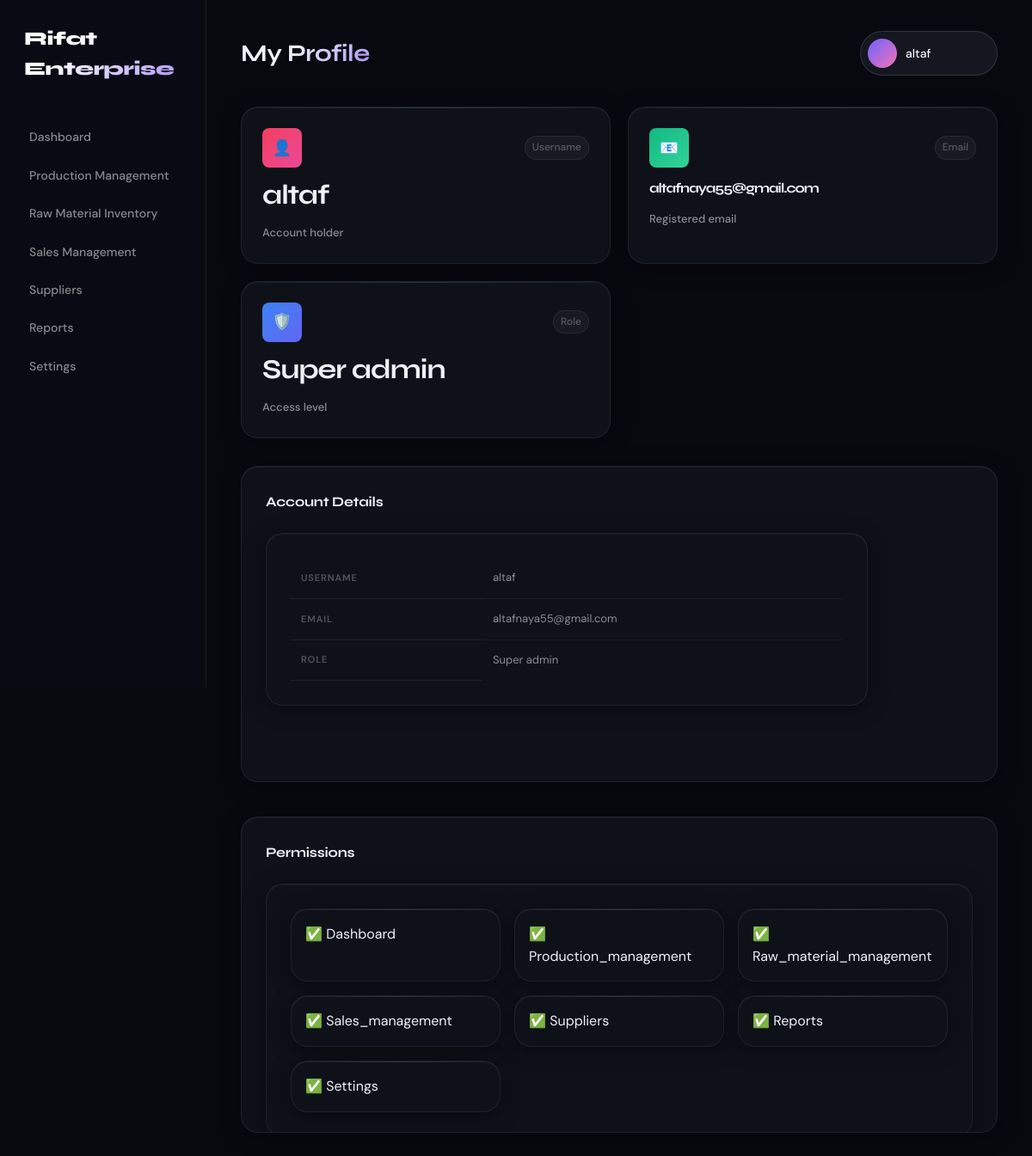
/dashboard/profile.php (signed in), run on the app's committed database.
### tables this page shows
CREATE TABLE `users` (
  `id` int(11) NOT NULL,
  `username` varchar(30) NOT NULL,
  `email` text NOT NULL,
  `password` varchar(18) NOT NULL,
  `role_id` int(11) NOT NULL
);

CREATE TABLE `roles` (
  `id` int(11) NOT NULL,
  `role_name` varchar(30) NOT NULL,
  `roles` text NOT NULL,
  `permissions` text NOT NULL
);

### dashboard/profile.php (the view, shortened to what this page needs)
<?php
include '../config.php';
$user_id = $_SESSION['user_id'];
$sql = "
    SELECT
        u.username,
        u.email,
        r.role_name,
        r.permissions
    FROM users u
    JOIN roles r ON r.id = u.role_id
    WHERE u.id = ?
    LIMIT 1
";
$stmt = mysqli_prepare($conn, $sql);
mysqli_stmt_bind_param($stmt, "i", $user_id);
mysqli_stmt_execute($stmt);
$result = mysqli_stmt_get_result($stmt);
$user = mysqli_fetch_assoc($result);
?>
<!DOCTYPE html>
<html lang="en">
<head>
    <link rel="stylesheet" href="css/style.css">
</head>
<body>
<div class="container">
<?php include "sidebar.php"; ?>
<main class="main">
<div class="header">
    <h1>My Profile</h1>
    <div class="profile" onclick="window.location.href='/dashboard/profile.php'">
        <div class="avatar"></div>
        <span ><?php echo $_SESSION['username']; ?></span>
    </div>
</div>
<section class="stats-grid">
    <div class="stat-card">
        <div class="stat-top">
            <div class="stat-icon used">👤</div>
            <div>Username</div>
        </div>
        <div class="stat-number"><?php echo $user['username']; ?></div>
        <div class="stat-label">Account holder</div>
    </div>
    <div class="stat-card">
        <div class="stat-top">
            <div class="stat-icon recent">📧</div>
            <div>Email</div>
        </div>
        <div class="stat-number" style="font-size:16px;">
            <?php echo $user['email']; ?>
        </div>
        <div class="stat-label">Registered email</div>
    </div>
    <div class="stat-card">
        <div class="stat-top">
            <div class="stat-icon stats">🛡️</div>
            <div>Role</div>
        </div>
        <div class="stat-number">
            <?php echo ucfirst($user['role_name']); ?>
        </div>
        <div class="stat-label">Access level</div>
    </div>
</section>
<section class="recent-section">
<div class="section-header">
    <h3>Account Details</h3>
</div>
<div class="design-card" style="max-width:700px;">
    <table>
        <tr>
            <th style="text-align:left;">Username</th>
            <td><?php echo $user['username']; ?></td>
        </tr>
        <tr>
            <th style="text-align:left;">Email</th>
            <td><?php echo $user['email']; ?></td>
        </tr>
        <tr>
            <th style="text-align:left;">Role</th>
            <td><?php echo ucfirst($user['role_name']); ?></td>
        </tr>
    </table>
</div>
</section>
<section class="recent-section"style="margin-top:40px;">
<div class="section-header">
    <h3>Permissions</h3>
</div>
<div class="design-card">
    <div style="display:grid; grid-template-columns:repeat(3,1fr); gap:16px;">
        <?php if (!empty($permissions)): ?>
            <?php foreach ($permissions as $perm): ?>
                <div class="stat-card" style="padding:16px;">
                    ✅ <?php echo ucfirst($perm); ?>
                </div>
            <?php endforeach; ?>
        <?php else: ?>
            <p>No permissions assigned</p>
        <?php endif; ?>
    </div>
</div>
</section>
</main>
</div>
</body>
</html>

### data on the page
users: username "altaf", email "altafnaya55@gmail.com", role.role_name "Super admin"

### other printed values
$label "Dashboard"
$label "Production Management"
$label "Raw Material Inventory"
$label "Sales Management"
$label "Suppliers"
$label "Reports"
$label "Settings"
$_SESSION['username'] "altaf"
$perm "Dashboard"
$perm "Production_management"
$perm "Raw_material_management"
$perm "Sales_management"
$perm "Suppliers"
$perm "Reports"
$perm "Settings"
